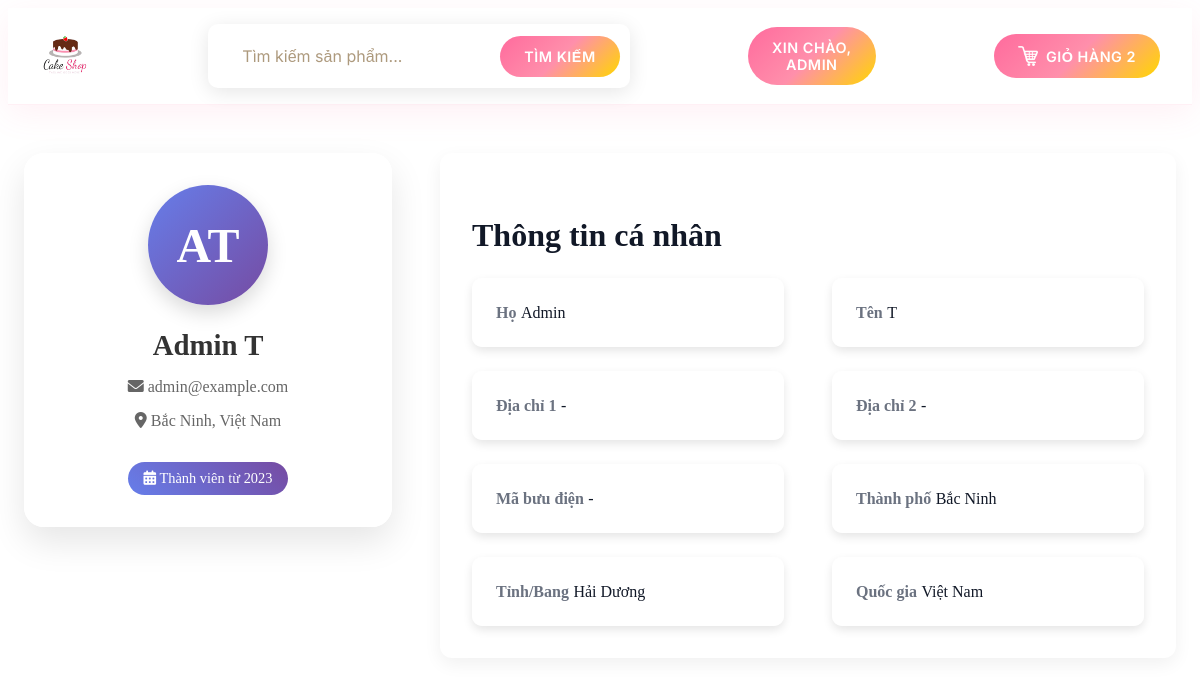
Page /account/profile/view (signed in) on the committed database.
### tables this page shows
CREATE TABLE users 
		(userId INTEGER PRIMARY KEY, 
		password TEXT,
		email TEXT,
		firstName TEXT,
		lastName TEXT,
		address1 TEXT,
		address2 TEXT,
		zipcode TEXT,
		city TEXT,
		state TEXT,
		country TEXT, 
		phone TEXT
		, is_admin INTEGER DEFAULT 0, role TEXT DEFAULT 'user');

### routes/profile_routes.py (the view)
@profile_bp.route("/account/profile/view")
def viewProfile():
    if 'email' not in session:
        flash("Vui lòng đăng nhập!")
        return redirect(url_for('auth.loginForm'))
    loggedIn, firstName, noOfItems = getLoginDetails()
    try:
        with get_db_connection() as conn:
            cur = conn.cursor()
            cur.execute("""SELECT userId, email, firstName, lastName, address1, address2,
                                   zipcode, city, state, country, phone
                            FROM users WHERE email = ?""", (session['email'],))
            profileData = cur.fetchone()
            if not profileData:
                flash("Không tìm thấy thông tin người dùng!")
                return redirect(url_for('auth.loginForm'))
            user_info = {
                'userId': profileData[0],
                'email': profileData[1],
                'firstName': profileData[2] or 'User ',
                'lastName': profileData[3] or 'Name',
                'fullName': f"{profileData[2] or 'User '} {profileData[3] or 'Name'}",
                'address1': profileData[4] or '',
                'address2': profileData[5] or '',
                'zipcode': profileData[6] or '',
                'city': profileData[7] or 'Hải Dương',
                'state': profileData[8] or 'Hải Dương',
                'country': profileData[9] or 'Việt Nam',
                'phone': profileData[10] or '',
                'avatar_letters': f"{(profileData[2] or 'U')[0]}{(profileData[3] or 'N')[0]}",
                'member_since': '2023'  # You can replace this with actual member since date if available
            }
            return render_template("viewProfile.html",
                                   loggedIn=loggedIn,
                                   firstName=firstName,
                                   noOfItems=noOfItems,
                                   user_info=user_info)  # Pass user_info to the template
    except sqlite3.Error as e:
        print(f"Database error in viewProfile: {e}")
        flash("Lỗi khi tải thông tin hồ sơ!")
    return redirect(url_for('auth.loginForm'))

### app.py (called while the page is built)
def create_app():
    app = Flask(__name__)
    app.config.from_object(Config)
    if not os.path.exists(app.config['UPLOAD_FOLDER']):
        os.makedirs(app.config['UPLOAD_FOLDER'])
    register_blueprints(app)
    @app.context_processor
    def inject_template_vars():
        return {
            'url_for': url_for_wrapper
        }
    return app

def url_for_wrapper(endpoint, **values):
    from flask import url_for as flask_url_for
    route_mapping = {
        'root': 'main.root',
        'logout': 'auth.logout',
        'loginForm': 'auth.loginForm',
        'cart': 'cart.cart',
        'profileHome': 'profile.profileHome',
        'search': 'search.search',  # Map search route
        'displayCategory': 'search.search_by_category'  # Map category display
    }
    mapped_endpoint = route_mapping.get(endpoint, endpoint)
    try:
        return flask_url_for(mapped_endpoint, **values)
    except:
        try:
            return flask_url_for(endpoint, **values)
        except:
            return '#'

### utils/database.py (called while the page is built)
@contextmanager
def get_db_connection():
    conn = sqlite3.connect(Config.DATABASE_PATH)
    try:
        yield conn
    except Exception as e:
        conn.rollback()
        raise e
    finally:
        conn.close()

### utils/helpers.py (called while the page is built)
def getLoginDetails():
    try:
        with get_db_connection() as conn:
            cur = conn.cursor()
            if 'email' not in session:
                return False, '', 0
            cur.execute("SELECT userId, firstName FROM users WHERE email = ?", (session['email'],))
            user = cur.fetchone()
            if user:
                userId, firstName = user
                cur.execute("SELECT COUNT(productId) FROM kart WHERE userId = ?", (userId,))
                noOfItems = cur.fetchone()[0]
                return True, firstName or 'User', noOfItems
            return False, '', 0
    except sqlite3.Error as e:
        print(f"Database error in getLoginDetails: {e}")
        return False, '', 0

### templates/viewProfile.html (shortened to what this page needs)
<!DOCTYPE html>
<html lang="vi">
<head>
  <link rel="stylesheet" href="{{ url_for('static', filename='css/topStyle.css') }}" />
  <link rel="stylesheet" href="https://cdnjs.cloudflare.com/ajax/libs/font-awesome/6.0.0/css/all.min.css" />
</head>
<body>
  <div id="title" role="banner">
    <a href="/" aria-label="Trang chủ">
      <img id="logo" src="{{ url_for('static', filename='images/logo.png') }}" alt="Logo Sweets Shop" />
    </a>
    <form id="searchForm" action="/search" method="GET" role="search" aria-label="Tìm kiếm sản phẩm">
      <input id="searchBox" name="searchQuery" type="search" placeholder="Tìm kiếm sản phẩm..." aria-describedby="searchButton" required>
      <button id="searchButton" type="submit" aria-label="Tìm kiếm">Tìm kiếm</button>
    </form>
    {% if not loggedIn %}
      <div id="signInButton">
        <a class="link" href="/loginForm" aria-label="Đăng nhập">
          Đăng nhập
        </a>
      </div>
    {% else %}
      <div class="dropdown">
        <button class="dropbtn" aria-haspopup="true" aria-expanded="false">Xin chào, <br>{{firstName}}</button>
      </div>
    {% endif %}
    <div id="kart">
      <a class="link" href="/cart" aria-label="Giỏ hàng của bạn">
        <img src="{{ url_for('static', filename='images/shoppingCart.png') }}" alt="Biểu tượng giỏ hàng" id="cartIcon" />
        GIỎ HÀNG {{ noOfItems }}
      </a>
    </div>
  </div>
  <main class="container" role="main" aria-labelledby="profileHeading">
    <section class="profile-card" aria-label="Thông tin người dùng">
      <div class="profile-avatar" aria-hidden="true">
        {{ user_info.avatar_letters }}
      </div>
      <div class="profile-info">
        <h2 id="profileHeading">{{ user_info.fullName }}</h2>
        <p><i class="fas fa-envelope" aria-hidden="true"></i> {{ user_info.email }}</p>
        <p><i class="fas fa-map-marker-alt" aria-hidden="true"></i> {{ user_info.city }}, {{ user_info.country }}</p>
        <div class="member-since" aria-label="Thành viên từ">
          <i class="fas fa-calendar-alt" aria-hidden="true"></i> Thành viên từ {{ user_info.member_since }}
        </div>
      </div>
    </section>
    <section class="main-content" aria-label="Thông tin chi tiết người dùng">
      <h3 class="section-title">Thông tin cá nhân</h3>
      <div class="info-grid">
        <div class="info-item">
          <span class="info-label">Họ</span>
          <span class="info-value">{{ user_info.firstName }}</span>
        </div>
        <div class="info-item">
          <span class="info-label">Tên</span>
          <span class="info-value">{{ user_info.lastName }}</span>
        </div>
        <div class="info-item">
          <span class="info-label">Địa chỉ 1</span>
          <span class="info-value">{{ user_info.address1 or '-' }}</span>
        </div>
        <div class="info-item">
          <span class="info-label">Địa chỉ 2</span>
          <span class="info-value">{{ user_info.address2 or '-' }}</span>
        </div>
        <div class="info-item">
          <span class="info-label">Mã bưu điện</span>
          <span class="info-value">{{ user_info.zipcode or '-' }}</span>
        </div>
        <div class="info-item">
          <span class="info-label">Thành phố</span>
          <span class="info-value">{{ user_info.city or '-' }}</span>
        </div>
        <div class="info-item">
          <span class="info-label">Tỉnh/Bang</span>
          <span class="info-value">{{ user_info.state or '-' }}</span>
        </div>
        <div class="info-item">
          <span class="info-label">Quốc gia</span>
          <span class="info-value">{{ user_info.country or '-' }}</span>
        </div>
      </div>
    </section>
  </main>
</body>
</html>

### static/css/topStyle.css (style rules this page uses)
:root { --primary-pink: #ff6b9d; --secondary-pink: #ff8fab; --accent-gold: #ffd700; --cream: #fff8f3; --light-pink: #ffebf0; --dark-brown: #4a3728; --medium-brown: #8b6f47; --white: #ffffff; --shadow-primary: rgba(255, 107, 157, 0.2); --shadow-gold: rgba(255, 215, 0, 0.3); --gradient-1: linear-gradient(135deg, #ff6b9d 0%, #ff8fab 50%, #ffd700 100%); --gradient-2: linear-gradient(45deg, #fff8f3 0%, #ffebf0 100%); }
#title { background: rgba(255, 255, 255, 0.95); backdrop-filter: blur(20px); -webkit-backdrop-filter: blur(20px); padding: 1rem 2rem; box-shadow: 0 8px 32px rgba(255, 107, 157, 0.1); border-bottom: 1px solid rgba(255, 107, 157, 0.1); position: sticky; top: 0; z-index: 1000; display: flex; align-items: center; justify-content: space-between; flex-wrap: wrap; gap: 1rem; overflow: visible; }
#logo { height: 50px; width: auto; transition: transform 0.3s ease; }
form { display: flex; align-items: center; background: var(--white); border-radius: 10px; padding: 0.5rem; box-shadow: 0 4px 20px rgba(0, 0, 0, 0.1); border: 2px solid transparent; transition: all 0.3s ease; }
#searchBox { border: none; outline: none; padding: 0.75rem 1.5rem; font-size: 1rem; border-radius: 50px; background: transparent; flex: 1; min-width: 250px; font-family: 'Inter', sans-serif; color: var(--dark-brown); }
#searchBox::placeholder { color: var(--medium-brown); opacity: 0.7; }
#searchButton { background: var(--gradient-1); border: none; color: white; padding: 0.75rem 1.5rem; border-radius: 50px; cursor: pointer; font-weight: 600; transition: all 0.3s ease; text-transform: uppercase; letter-spacing: 0.5px; font-family: 'Inter', sans-serif; font-size: 0.9rem; }
.link { background: var(--gradient-1); color: white; text-decoration: none; padding: 0.75rem 1.5rem; border-radius: 50px; font-weight: 600; transition: all 0.3s ease; display: flex; align-items: center; gap: 0.5rem; text-transform: uppercase; letter-spacing: 0.5px; font-size: 0.9rem; font-family: 'Inter', sans-serif; }
#kart { display: flex; align-items: center; }
#kart .link { margin: 0; }
#cartIcon { width: 20px; height: 20px; filter: brightness(0) invert(1); }
.dropdown { position: relative; z-index: 1001; }
.dropbtn { background: var(--gradient-1); color: white; padding: 0.75rem 1.5rem; border: none; border-radius: 50px; cursor: pointer; font-weight: 600; transition: all 0.3s ease; text-transform: uppercase; letter-spacing: 0.5px; font-family: 'Inter', sans-serif; font-size: 0.9rem; position: relative; z-index: 1002; }
@media (max-width: 1200px) { #searchBox { min-width: 200px; } }
#title { transition: all 0.3s ease; }
* { transition: color 0.3s ease, background-color 0.3s ease, transform 0.3s ease; }
#title { animation: slideDown 0.6s ease-out; }

### templates/viewProfile.html (style rules this page uses)
main.container { max-width: 1200px; width: 100%; padding: 3rem 1rem; margin: 0 auto; display: grid; grid-template-columns: 1fr 2fr; gap: 3rem; box-sizing: border-box; }
.profile-card { background: rgba(255, 255, 255, 0.95); backdrop-filter: blur(10px); padding: 2rem; border-radius: 20px; box-shadow: 0 15px 35px rgba(0, 0, 0, 0.1); text-align: center; height: fit-content; }
.profile-avatar { width: 120px; height: 120px; border-radius: 50%; background: linear-gradient(135deg, #667eea, #764ba2); display: flex; align-items: center; justify-content: center; margin: 0 auto 1.5rem; font-size: 3rem; color: white; font-weight: bold; box-shadow: 0 8px 20px rgba(0, 0, 0, 0.15); }
.profile-info h2 { color: #333; margin-bottom: 0.5rem; font-size: 1.8rem; }
.profile-info p { color: #666; margin-bottom: 1rem; }
.member-since { background: linear-gradient(45deg, #667eea, #764ba2); color: white; padding: 8px 16px; border-radius: 20px; display: inline-block; font-size: 0.9rem; margin-top: 1rem; }
.main-content { display: flex; flex-direction: column; background: #fff; border-radius: 0.75rem; padding: 2rem; box-shadow: 0 6px 18px rgba(0,0,0,0.06); color: #374151; font-weight: 500; font-size: 1.125rem; }
.section-title { font-weight: 700; font-size: 2rem; margin-bottom: 1.5rem; color: #111827; }
.info-grid { display: grid; grid-template-columns: repeat(auto-fit, minmax(280px, 1fr)); gap: 1.5rem 3rem; }
.info-item { background: rgba(255, 255, 255, 0.9); border-radius: 10px; padding: 1.5rem; box-shadow: 0 4px 10px rgba(0, 0, 0, 0.1); transition: transform 0.3s ease; }
.info-label { font-weight: 600; font-size: 1rem; margin-bottom: 0.25rem; color: #6b7280; }
.info-value { font-size: 1rem; color: #111827; word-break: break-word; }

### rows in the picture
users: firstName "ADMIN", email "admin@example.com", city "Bắc Ninh", country "Việt Nam", firstName "Admin", lastName "T", address1 "-", address2 "-", zipcode "-"

### other values in the picture
{{ noOfItems }} "2"
{{ user_info.avatar_letters }} "AT"
{{ user_info.fullName }} "Admin T"
{{ user_info.member_since }} "2023"
{{ user_info.state or '-' }} "Hải Dương"
